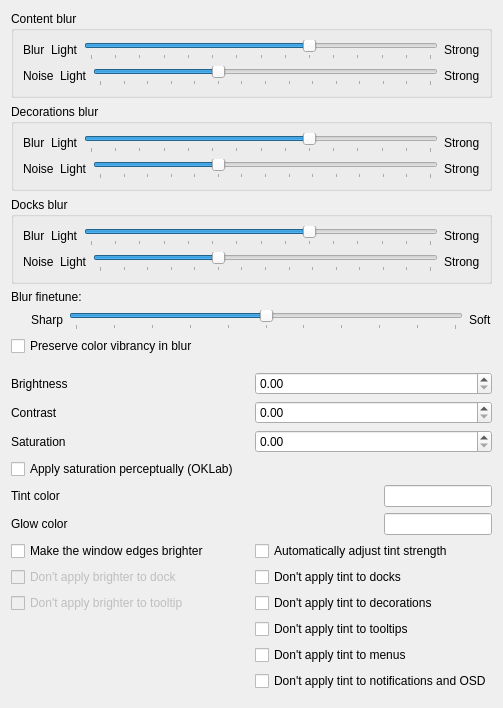
         <widget class="QWidget" name="scrollContentGeneral">
          <layout class="QVBoxLayout">
           <item>
            <widget class="QGroupBox" name="groupBoxContentBlur">
             <property name="title">
              <string>Content blur</string>
             </property>
             <layout class="QVBoxLayout" name="verticalLayoutContentBlur">
              <item>
               <layout class="QHBoxLayout" name="horizontalLayoutContentBlur" stretch="0,0,0,0">
                <item>
                 <widget class="QLabel" name="labelContentBlur">
                  <property name="text">
                   <string>Blur</string>
                  </property>
                 </widget>
                </item>
                <item>
                 <widget class="QLabel" name="labelConstantBlurLight">
                  <property name="text">
                   <string>Light</string>
                  </property>
                 </widget>
                </item>
                <item>
                 <widget class="QSlider" name="kcfg_BlurStrength">
                  <property name="minimum">
                   <number>1</number>
                  </property>
                  <property name="maximum">
                   <number>15</number>
                  </property>
                  <property name="singleStep">
                   <number>1</number>
                  </property>
                  <property name="pageStep">
                   <number>1</number>
                  </property>
                  <property name="value">
                   <number>10</number>
                  </property>
                  <property name="orientation">
                   <enum>Qt::Orientation::Horizontal</enum>
                  </property>
                  <property name="tickPosition">
                   <enum>QSlider::TickPosition::TicksBelow</enum>
                  </property>
                 </widget>
                </item>
                <item>
                 <widget class="QLabel" name="labelConstantBlurStrong">
                  <property name="text">
                   <string>Strong</string>
                  </property>
                 </widget>
                </item>
               </layout>
              </item>
              <item>
               <layout class="QHBoxLayout" name="horizontalLayoutContentNoise">
                <item>
                 <widget class="QLabel" name="labelContentNoise">
                  <property name="text">
                   <string>Noise</string>
                  </property>
                 </widget>
                </item>
                <item>
                 <widget class="QLabel" name="labelConstantNoiseLight">
                  <property name="text">
                   <string>Light</string>
                  </property>
                 </widget>
                </item>
                <item>
                 <widget class="QSlider" name="kcfg_NoiseStrength">
                  <property name="maximum">
                   <number>14</number>
                  </property>
                  <property name="pageStep">
                   <number>5</number>
                  </property>
                  <property name="value">
                   <number>5</number>
                  </property>
                  <property name="orientation">
                   <enum>Qt::Orientation::Horizontal</enum>
                  </property>
                  <property name="tickPosition">
                   <enum>QSlider::TickPosition::TicksBelow</enum>
                  </property>
                  <property name="tickInterval">
                   <number>1</number>
                  </property>
                 </widget>
                </item>
                <item>
                 <widget class="QLabel" name="labelConstantNoiseStrong">
                  <property name="text">
                   <string>Strong</string>
                  </property>
                 </widget>
                </item>
               </layout>
              </item>
             </layout>
            </widget>
           </item>
           <item>
            <widget class="QGroupBox" name="groupBoxDecorationBlur">
             <property name="title">
              <string>Decorations blur</string>
             </property>
             <layout class="QVBoxLayout" name="verticalLayoutDecorationBlur">
              <item>
               <layout class="QHBoxLayout" name="horizontalLayoutDecorationBlur" stretch="0,0,0,0">
                <item>
                 <widget class="QLabel" name="labelDecorationBlur">
                  <property name="text">
                   <string>Blur</string>
                  </property>
                 </widget>
                </item>
                <item>
                 <widget class="QLabel" name="labelDecorationBlurLight">
                  <property name="text">
                   <string>Light</string>
                  </property>
                 </widget>
                </item>
                <item>
                 <widget class="QSlider" name="kcfg_DecorationBlurStrength">
                  <property name="minimum">
                   <number>1</number>
                  </property>
                  <property name="maximum">
                   <number>15</number>
                  </property>
                  <property name="singleStep">
                   <number>1</number>
                  </property>
                  <property name="pageStep">
                   <number>1</number>
                  </property>
                  <property name="value">
                   <number>10</number>
                  </property>
                  <property name="orientation">
                   <enum>Qt::Orientation::Horizontal</enum>
                  </property>
                  <property name="tickPosition">
                   <enum>QSlider::TickPosition::TicksBelow</enum>
                  </property>
                 </widget>
                </item>
                <item>
                 <widget class="QLabel" name="labelDecorationBlurStrong">
                  <property name="text">
                   <string>Strong</string>
                  </property>
                 </widget>
                </item>
               </layout>
              </item>
              <item>
               <layout class="QHBoxLayout" name="horizontalLayoutDecorationNoise">
                <item>
                 <widget class="QLabel" name="labelDecorationNoise">
                  <property name="text">
                   <string>Noise</string>
                  </property>
                 </widget>
                </item>
                <item>
                 <widget class="QLabel" name="labelDecorationNoiseLight">
                  <property name="text">
                   <string>Light</string>
                  </property>
                 </widget>
                </item>
                <item>
                 <widget class="QSlider" name="kcfg_DecorationNoiseStrength">
                  <property name="maximum">
                   <number>14</number>
                  </property>
                  <property name="pageStep">
                   <number>5</number>
                  </property>
                  <property name="value">
                   <number>5</number>
                  </property>
                  <property name="orientation">
                   <enum>Qt::Orientation::Horizontal</enum>
                  </property>
                  <property name="tickPosition">
                   <enum>QSlider::TickPosition::TicksBelow</enum>
                  </property>
                  <property name="tickInterval">
                   <number>1</number>
                  </property>
                 </widget>
                </item>
                <item>
                 <widget class="QLabel" name="labelDecorationNoiseStrong">
                  <property name="text">
                   <string>Strong</string>
                  </property>
                 </widget>
                </item>
               </layout>
              </item>
             </layout>
            </widget>
           </item>
           <item>
            <widget class="QGroupBox" name="groupBoxDockBlur">
             <property name="title">
              <string>Docks blur</string>
             </property>
             <layout class="QVBoxLayout" name="verticalLayoutDockBlur">
              <item>
               <layout class="QHBoxLayout" name="horizontalLayoutDockBlur" stretch="0,0,0,0">
                <item>
                 <widget class="QLabel" name="labelDockBlur">
                  <property name="text">
                   <string>Blur</string>
                  </property>
                 </widget>
                </item>
                <item>
                 <widget class="QLabel" name="labelDockBlurLight">
                  <property name="text">
                   <string>Light</string>
                  </property>
                 </widget>
                </item>
                <item>
                 <widget class="QSlider" name="kcfg_DockBlurStrength">
                  <property name="minimum">
                   <number>1</number>
                  </property>
                  <property name="maximum">
                   <number>15</number>
                  </property>
                  <property name="singleStep">
                   <number>1</number>
                  </property>
                  <property name="pageStep">
                   <number>1</number>
                  </property>
                  <property name="value">
                   <number>10</number>
                  </property>
                  <property name="orientation">
                   <enum>Qt::Orientation::Horizontal</enum>
                  </property>
                  <property name="tickPosition">
                   <enum>QSlider::TickPosition::TicksBelow</enum>
                  </property>
                 </widget>
                </item>
                <item>
                 <widget class="QLabel" name="labelDockBlurStrong">
                  <property name="text">
                   <string>Strong</string>
                  </property>
                 </widget>
                </item>
               </layout>
              </item>
              <item>
               <layout class="QHBoxLayout" name="horizontalLayoutDockNoise">
                <item>
                 <widget class="QLabel" name="labelDockNoise">
                  <property name="text">
                   <string>Noise</string>
                  </property>
                 </widget>
                </item>
                <item>
                 <widget class="QLabel" name="labelDockNoiseLight">
                  <property name="text">
                   <string>Light</string>
                  </property>
                 </widget>
                </item>
                <item>
                 <widget class="QSlider" name="kcfg_DockNoiseStrength">
                  <property name="maximum">
                   <number>14</number>
                  </property>
                  <property name="pageStep">
                   <number>5</number>
                  </property>
                  <property name="value">
                   <number>5</number>
                  </property>
                  <property name="orientation">
                   <enum>Qt::Orientation::Horizontal</enum>
                  </property>
                  <property name="tickPosition">
                   <enum>QSlider::TickPosition::TicksBelow</enum>
                  </property>
                  <property name="tickInterval">
                   <number>1</number>
                  </property>
                 </widget>
                </item>
                <item>
                 <widget class="QLabel" name="labelDockNoiseStrong">
                  <property name="text">
                   <string>Strong</string>
                  </property>
                 </widget>
                </item>
               </layout>
              </item>
             </layout>
            </widget>
           </item>
           <item>
            <widget class="QLabel" name="labelBlurFinetuneDescription">
             <property name="text">
              <string>Blur finetune:</string>
             </property>
            </widget>
           </item>
           <item>
            <layout class="QHBoxLayout" name="horizontalLayoutBlurFinetune">
             <item>
              <spacer name="horizontalSpacerBlurFinetune">
               <property name="orientation">
                <enum>Qt::Orientation::Horizontal</enum>
               </property>
               <property name="sizeType">
                <enum>QSizePolicy::Policy::Fixed</enum>
               </property>
               <property name="sizeHint" stdset="0">
                <size>
                 <width>20</width>
                 <height>20</height>
                </size>
               </property>
              </spacer>
             </item>
             <item>
              <widget class="QLabel" name="labelBlurFinetuneSharp">
               <property name="text">
                <string>Sharp</string>
               </property>
              </widget>
             </item>
             <item>
              <widget class="QSlider" name="kcfg_BlurFinetune">
               <property name="minimum">
                <number>0</number>
               </property>
               <property name="maximum">
                <number>10</number>
               </property>
               <property name="singleStep">
                <number>1</number>
               </property>
               <property name="pageStep">
                <number>1</number>
               </property>
               <property name="value">
                <number>5</number>
               </property>
               <property name="orientation">
                <enum>Qt::Orientation::Horizontal</enum>
               </property>
               <property name="tickPosition">
                <enum>QSlider::TickPosition::TicksBelow</enum>
               </property>
               <property name="toolTip">
                <string>Tunes both the downsample radius and the upsample blend together. Lower = tighter / sharper blur, higher = wider / softer blur.</string>
               </property>
              </widget>
             </item>
             <item>
              <widget class="QLabel" name="labelBlurFinetuneSoft">
               <property name="text">
                <string>Soft</string>
               </property>
              </widget>
             </item>
            </layout>
           </item>
           <item>
            <widget class="QCheckBox" name="kcfg_BlurSaturationCompensation">
             <property name="text">
              <string>Preserve color vibrancy in blur</string>
             </property>
             <property name="toolTip">
              <string>Blur slightly desaturates colors — this counters that. Can cause artifacts.</string>
             </property>
            </widget>
           </item>
           <item>
            <spacer name="verticalSpacer">
             <property name="orientation">
              <enum>Qt::Orientation::Vertical</enum>
             </property>
             <property name="sizeHint" stdset="0">
              <size>
               <width>0</width>
               <height>0</height>
              </size>
             </property>
            </spacer>
           </item>
           <item>
            <spacer>
             <property name="orientation">
              <enum>Qt::Orientation::Vertical</enum>
             </property>
             <property name="sizeHint" stdset="0">
              <size>
               <width>0</width>
               <height>10</height>
              </size>
             </property>
            </spacer>
           </item>
           <item>
            <layout class="QHBoxLayout">
             <item>
              <widget class="QLabel" name="label">
               <property name="text">
                <string>Brightness</string>
               </property>
              </widget>
             </item>
             <item>
              <widget class="QDoubleSpinBox" name="kcfg_Brightness">
               <property name="minimum">
                <double>0.000000000000000</double>
               </property>
               <property name="singleStep">
                <double>0.100000000000000</double>
               </property>
              </widget>
             </item>
            </layout>
           </item>
           <item>
            <layout class="QHBoxLayout">
             <item>
              <widget class="QLabel" name="label">
               <property name="text">
                <string>Contrast</string>
               </property>
              </widget>
             </item>
             <item>
              <widget class="QDoubleSpinBox" name="kcfg_Contrast">
               <property name="minimum">
                <double>0.000000000000000</double>
               </property>
               <property name="singleStep">
                <double>0.100000000000000</double>
               </property>
              </widget>
             </item>
            </layout>
           </item>
           <item>
            <layout class="QHBoxLayout">
             <item>
              <widget class="QLabel" name="label">
               <property name="text">
                <string>Saturation</string>
               </property>
              </widget>
             </item>
             <item>
              <widget class="QDoubleSpinBox" name="kcfg_Saturation">
               <property name="minimum">
                <double>0.000000000000000</double>
               </property>
               <property name="singleStep">
                <double>0.100000000000000</double>
               </property>
              </widget>
             </item>
            </layout>
           </item>
           <item>
            <widget class="QCheckBox" name="kcfg_OklabSaturation">
             <property name="text">
              <string>Apply saturation perceptually (OKLab)</string>
             </property>
             <property name="toolTip">
              <string>Adjusts saturation evenly across all colors instead of in plain RGB.</string>
             </property>
            </widget>
           </item>
           <item>
            <layout class="QHBoxLayout">
             <item>
              <widget class="QLabel" name="labelTintColor">
               <property name="text">
                <string>Tint color</string>
               </property>
              </widget>
             </item>
             <item>
              <widget class="QLineEdit" name="kcfg_TintColor">
               <property name="sizePolicy">
                <sizepolicy hsizetype="Fixed" vsizetype="Fixed">
                 <horstretch>0</horstretch>
                 <verstretch>0</verstretch>
                </sizepolicy>
               </property>
               <property name="toolTip">
                <string>Enter a color in #AARRGGBB format. The A (alpha) channel sets tint strength.</string>
               </property>
              </widget>
             </item>
            </layout>
           </item>
           <item>
            <layout class="QHBoxLayout">
             <item>
              <widget class="QLabel" name="labelGlowColor">
               <property name="text">
                <string>Glow color</string>
               </property>
              </widget>
             </item>
             <item>
              <widget class="QLineEdit" name="kcfg_GlowColor">
               <property name="sizePolicy">
                <sizepolicy hsizetype="Fixed" vsizetype="Fixed">
                 <horstretch>0</horstretch>
                 <verstretch>0</verstretch>
                </sizepolicy>
               </property>
               <property name="toolTip">
                <string>Enter a color in #AARRGGBB format. The A (alpha) channel sets glow strength.</string>
               </property>
              </widget>
             </item>
            </layout>
           </item>
           <item>
            <layout class="QHBoxLayout" name="tintAndEdgeOptionsLayout">
             <item>
              <layout class="QVBoxLayout" name="edgeLightingOptionsLayout">
               <property name="alignment">
                <set>Qt::AlignTop</set>
               </property>
               <item>
                <widget class="QCheckBox" name="kcfg_EdgeLighting">
                 <property name="text">
                  <string>Make the window edges brighter</string>
                 </property>
                </widget>
               </item>
               <item>
                <widget class="QCheckBox" name="kcfg_EdgeLightingDock">
                 <property name="enabled">
                  <bool>false</bool>
                 </property>
                 <property name="text">
                  <string>Don't apply brighter to dock</string>
                 </property>
                </widget>
               </item>
               <item>
                <widget class="QCheckBox" name="kcfg_EdgeLightingTooltip">
                 <property name="enabled">
                  <bool>false</bool>
                 </property>
                 <property name="text">
                  <string>Don't apply brighter to tooltip</string>
                 </property>
                </widget>
               </item>
              </layout>
             </item>
             <item>
              <spacer name="horizontalSpacerMiddle">
               <property name="orientation">
                <enum>Qt::Orientation::Horizontal</enum>
               </property>
               <property name="sizeHint" stdset="0">
                <size>
                 <width>40</width>
                 <height>20</height>
                </size>
               </property>
              </spacer>
             </item>
             <item>
              <layout class="QVBoxLayout" name="tintExclusionsLayout">
               <item>
                <widget class="QCheckBox" name="kcfg_AutoTintAlpha">
                 <property name="text">
                  <string>Automatically adjust tint strength</string>
                 </property>
                 <property name="toolTip">
                  <string>Scales tint strength by comparing the average background color with the text color.</string>
                 </property>
                </widget>
               </item>
               <item>
                <widget class="QCheckBox" name="kcfg_ExcludeDocks">
                 <property name="text">
                  <string>Don't apply tint to docks</string>
                 </property>
                </widget>
               </item>
               <item>
                <widget class="QCheckBox" name="kcfg_ExcludeDecorations">
                 <property name="text">
                  <string>Don't apply tint to decorations</string>
                 </property>
                </widget>
               </item>
               <item>
                <widget class="QCheckBox" name="kcfg_ExcludeTooltips">
                 <property name="text">
                  <string>Don't apply tint to tooltips</string>
                 </property>
                </widget>
               </item>
               <item>
                <widget class="QCheckBox" name="kcfg_ExcludeMenus">
                 <property name="text">
                  <string>Don't apply tint to menus</string>
                 </property>
                </widget>
               </item>
               <item>
                <widget class="QCheckBox" name="kcfg_ExcludeOSD">
                 <property name="text">
                  <string>Don't apply tint to notifications and OSD</string>
                 </property>
                </widget>
               </item>
              </layout>
             </item>
            </layout>
           </item>
           <item>
            <widget class="QWidget" name="widget" native="true">
             <property name="sizePolicy">
              <sizepolicy hsizetype="Fixed" vsizetype="Expanding">
               <horstretch>0</horstretch>
               <verstretch>1</verstretch>
              </sizepolicy>
             </property>
            </widget>
           </item>
          </layout>
         </widget>
